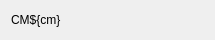
<?xml version="1.0" encoding="UTF-8"?>
<ui version="4.0">
 <class>Form</class>
 <widget class="QWidget" name="Form">
  <property name="geometry">
   <rect>
    <x>0</x>
    <y>0</y>
    <width>215</width>
    <height>40</height>
   </rect>
  </property>
  <property name="windowTitle">
   <string>Form</string>
  </property>
  <layout class="QHBoxLayout" name="horizontalLayout">
   <item>
    <widget class="QLabel" name="label">
     <property name="text">
      <string>CM${cm}</string>
     </property>
    </widget>
   </item>
   <item>
    <widget class="PyDMLabel" name="PyDMLabel_2">
     <property name="toolTip">
      <string/>
     </property>
     <property name="channel" stdset="0">
      <string>CPV:CM${cm}:3002:CD:POS_RBV</string>
     </property>
    </widget>
   </item>
   <item>
    <widget class="PyDMLabel" name="PyDMLabel_3">
     <property name="toolTip">
      <string/>
     </property>
     <property name="channel" stdset="0">
      <string>CPV:CM${cm}:3002:CD:MODE</string>
     </property>
    </widget>
   </item>
  </layout>
 </widget>
 <customwidgets>
  <customwidget>
   <class>PyDMLabel</class>
   <extends>QLabel</extends>
   <header>pydm.widgets.label</header>
  </customwidget>
 </customwidgets>
 <resources/>
 <connections/>
</ui>
